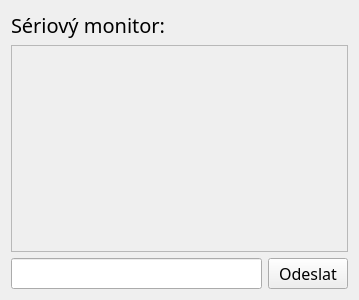
<?xml version="1.0" encoding="UTF-8"?>
<ui version="4.0">
 <class>Form</class>
 <widget class="QWidget" name="Form">
  <property name="geometry">
   <rect>
    <x>0</x>
    <y>0</y>
    <width>359</width>
    <height>300</height>
   </rect>
  </property>
  <property name="font">
   <font>
    <family>Futura Md BT</family>
    <pointsize>12</pointsize>
   </font>
  </property>
  <property name="windowTitle">
   <string>Sériový monitor</string>
  </property>
  <layout class="QVBoxLayout" name="verticalLayout">
   <item>
    <widget class="QLabel" name="label">
     <property name="font">
      <font>
       <family>Futura Md BT</family>
       <pointsize>15</pointsize>
      </font>
     </property>
     <property name="text">
      <string>Sériový monitor:</string>
     </property>
    </widget>
   </item>
   <item>
    <widget class="QScrollArea" name="serial_monitor">
     <property name="widgetResizable">
      <bool>true</bool>
     </property>
     <widget class="QWidget" name="serial_log_content">
      <property name="geometry">
       <rect>
        <x>0</x>
        <y>0</y>
        <width>339</width>
        <height>214</height>
       </rect>
      </property>
      <layout class="QVBoxLayout" name="verticalLayout_2"/>
     </widget>
    </widget>
   </item>
   <item>
    <layout class="QHBoxLayout" name="horizontalLayout">
     <item>
      <widget class="QLineEdit" name="console_text"/>
     </item>
     <item>
      <widget class="QPushButton" name="send">
       <property name="text">
        <string>Odeslat</string>
       </property>
      </widget>
     </item>
    </layout>
   </item>
  </layout>
 </widget>
 <resources/>
 <connections/>
</ui>
